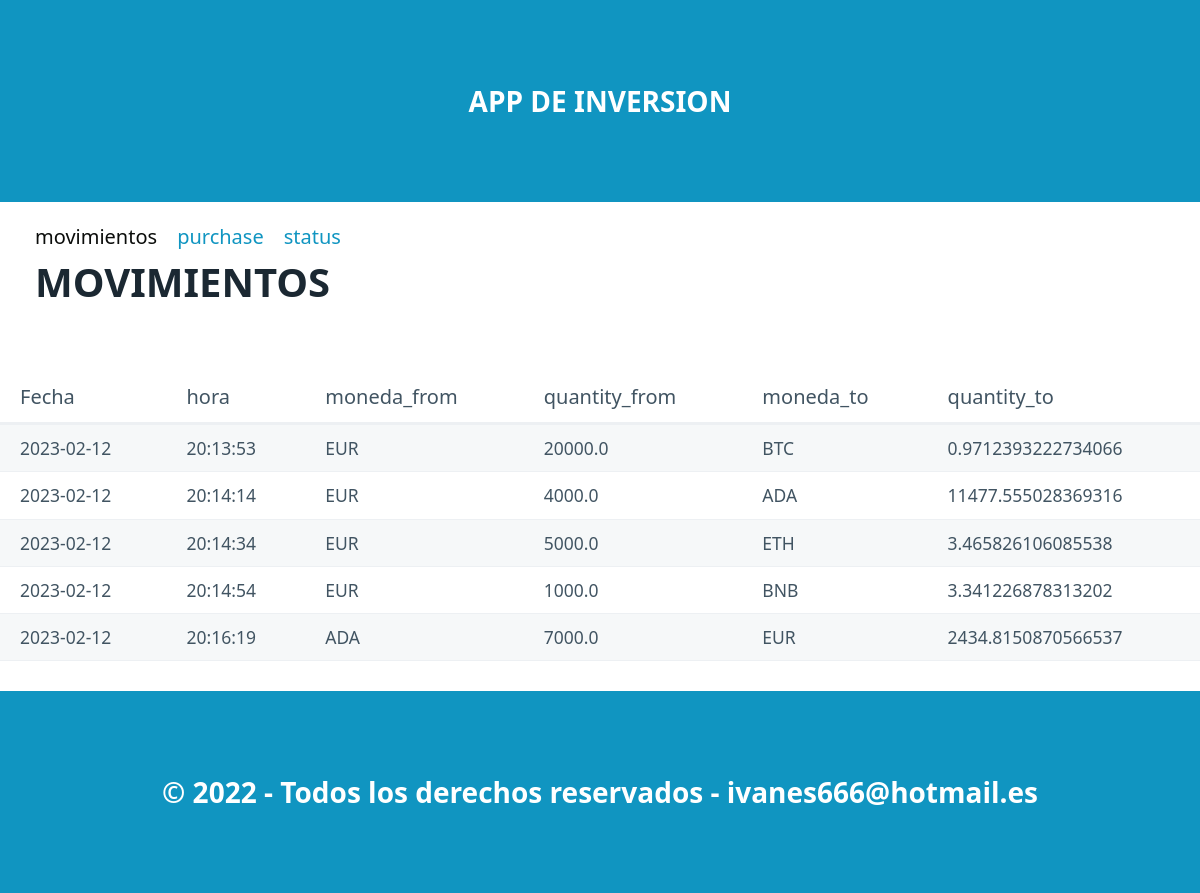
Before: / with the older database file.
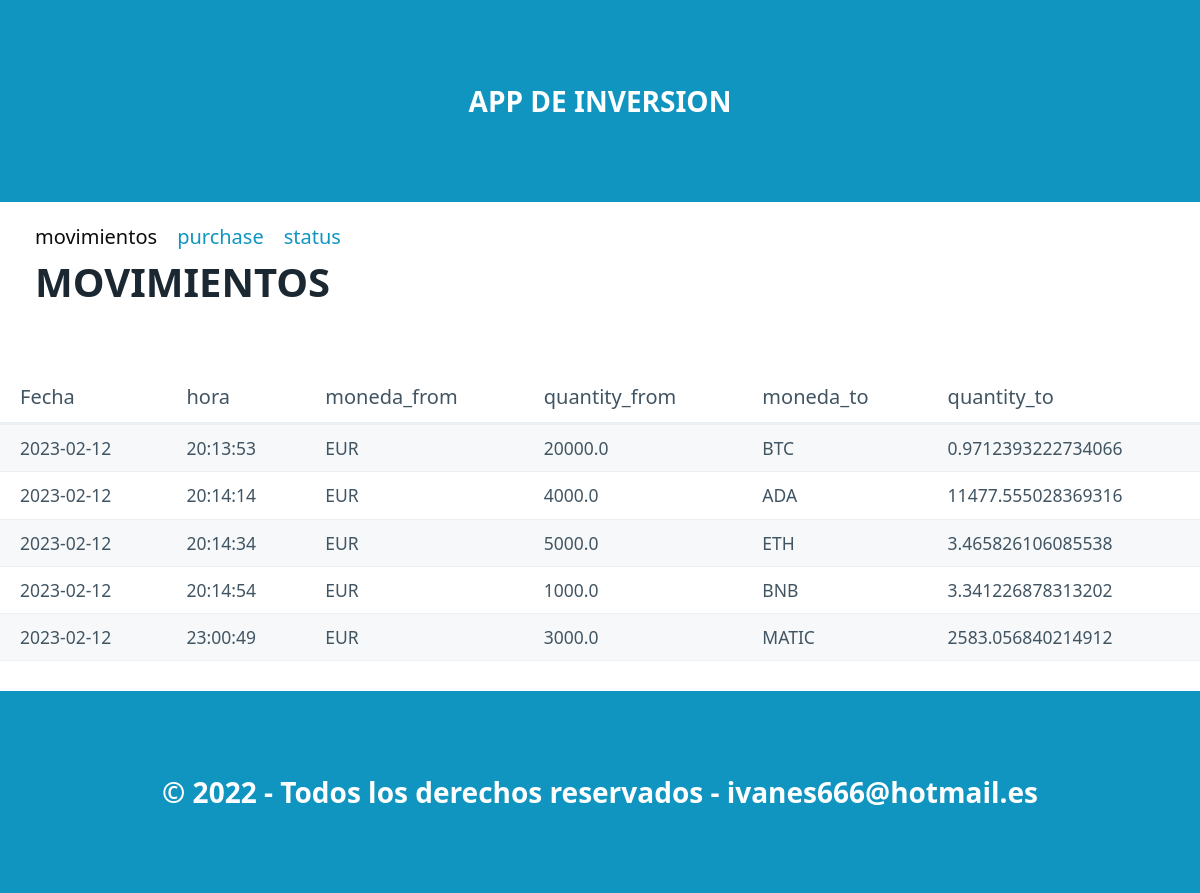
After: the same page with the newer database file.
### tables this page shows
CREATE TABLE "inversiones" (
	"id"	INTEGER,
	"date"	TEXT NOT NULL,
	"time"	TEXT NOT NULL,
	"Moneda_from"	TEXT NOT NULL,
	"Quantity_from"	REAL NOT NULL,
	"Moneda_to"	TEXT NOT NULL,
	"Quantity_to"	INTEGER NOT NULL,
	PRIMARY KEY("id" AUTOINCREMENT)
);

### registro_ig/routes.py (the view)
@app.route("/")
def index():
    datos = select_all()
    return render_template("index.html",pageTitle="Listas",data=datos)

### registro_ig/models.py (called while the page is built)
def select_all():
    connect = Conexion("select date,time,moneda_from,quantity_from,moneda_to,quantity_to from inversiones;")
    filas = connect.res.fetchall()
    columnas= connect.res.description
    resultado =[]   #lista para guadar diccionario
    for fila in filas:
        dato={}   #diccionario para cada registro
        posicion=0   #posicion de columna
        for campo in columnas:
            dato[campo[0]]=fila[posicion]
            posicion += 1
        resultado.append(dato)
    connect.con.close()
    return resultado

### registro_ig/templates/index.html (shortened to what this page needs)
{% extends "base.html" %}
{% block section %}
    <nav class="container">
    <section class="container">
            <ul>
            <li><a  class="inactivo">movimientos</a></li>
            <li><a href="/purchase">purchase</a></li>
            <li><a href="/status">status</a></li>
            </ul>
    </nav>
    <nav class="container">
    <h1>MOVIMIENTOS</h1>
    </nav>
        <table role="grid">
                <thead>
                    <tr>
                        <th>Fecha</th>
                        <th>hora</th>
                        <th>moneda_from</th>
                        <th>quantity_from</th>
                        <th>moneda_to</th>
                        <th>quantity_to</th>
                    </tr>
                </thead>
                <tbody>
                    {% if data==[] %}
                        <h1>No hay movimientos</h1>
                    {% else %}
                        {% for item in data %}
                        <tr>
                            <td>{{item.date}}</td>
                            <td>{{item.time}}</td>
                            <td>{{item.Moneda_from}}</td>
                            <td>{{item.Quantity_from}}</td>
                            <td>{{item.Moneda_to}}</td>
                            <td>{{item.Quantity_to}}</td>
                        </tr>
                        {% endfor %}
                    {% endif %}
                </tbody>
        </table>
{% endblock %}

### registro_ig/templates/base.html (shortened to what this page needs)
<!DOCTYPE html>
<html lang="en">
<head>
    <link rel="stylesheet" href="/static/css/pico.css">
    <link rel="stylesheet" href="/static/css/styles.css">
</head>
<body>
     <header>
        <div class="container">
            APP DE INVERSION
        </div>
    </header>
    {% block section %}
    {% endblock %}
    <footer>
        <div class="container">
            &copy; 2022 - Todos los derechos reservados - ivanes666@hotmail.es
        </div>
    </footer>
</body>

### registro_ig/static/css/styles.css (style rules this page uses)
header,footer { background-color: var(--primary); color: var(--primary-inverse); font-size: 1.4em; font-weight: bold; }
body { min-height: 100vh; display: grid; grid-template-rows: auto 50px 1fr auto; margin: 0; }
.inactivo { color:rgb(11, 13, 11); }

Changed rows visible on the page:
removed inversiones: date "2023-02-12", time "20:16:19", Moneda_from "ADA", Quantity_from "7000.0", Moneda_to "EUR", Quantity_to "2434.8150870566537"
added inversiones: date "2023-02-12", time "23:00:49", Moneda_from "EUR", Quantity_from "3000.0", Moneda_to "MATIC", Quantity_to "2583.056840214912"
